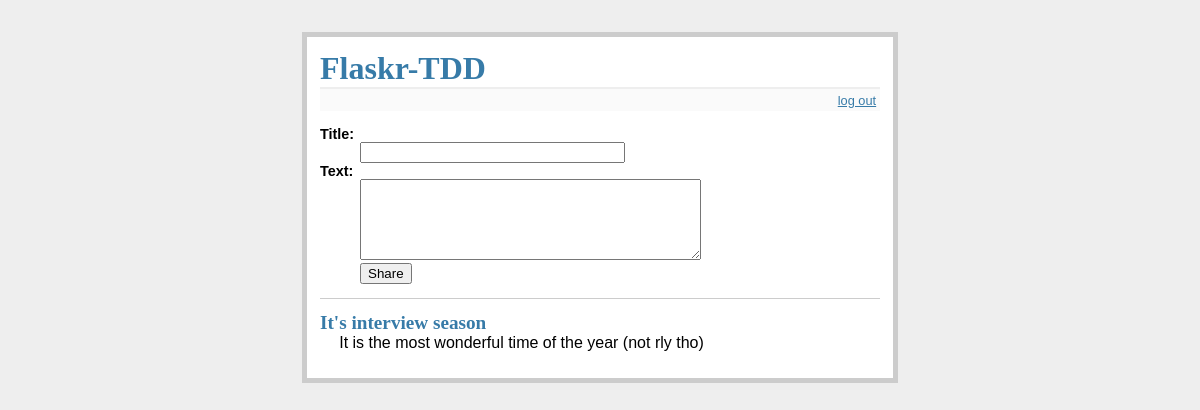
The page / (signed in) on the database its author committed.
### tables this page shows
CREATE TABLE entries (
  id integer primary key autoincrement,
  title text not null,
  text text not null
);

### project/app.py (the view)
@app.route('/')
def index():
    db = get_db()
    cur = db.execute('select * from entries order by id desc')
    entries = cur.fetchall()
    return render_template('index.html', entries=entries)

### project/app.py (called while the page is built)
def connect_db():
    rv = sqlite3.connect(app.config["DATABASE"])
    rv.row_factory = sqlite3.Row
    return rv

def get_db():
    if not hasattr(g, "sqlite_db"):
        g.sqlite_db = connect_db()
    return g.sqlite_db

### project/templates/index.html (shortened to what this page needs)
<!DOCTYPE html>
<html>
  <head>
    <link
      rel="stylesheet"
      type="text/css"
      href="{{ url_for('static', filename='style.css') }}"
    />
  </head>
  <body>
    <div class="page">
      <h1>Flaskr-TDD</h1>
      <div class="metanav">
        {% if not session.logged_in %}
        <a href="{{ url_for('login') }}">log in</a>
        {% else %}
        <a href="{{ url_for('logout') }}">log out</a>
        {% endif %}
      </div>
       {% block body %}{% endblock %} {% if session.logged_in %}
      <form
        action="{{ url_for('add_entry') }}"
        method="post"
        class="add-entry"
      >
        <dl>
          <dt>Title:</dt>
          <dd><input type="text" size="30" name="title" /></dd>
          <dt>Text:</dt>
          <dd><textarea name="text" rows="5" cols="40"></textarea></dd>
          <dd><input type="submit" value="Share" /></dd>
        </dl>
      </form>
      {% endif %}
      <ul class="entries">
        {% for entry in entries %}
        <li class="entry">
            <h2 id="{{ entry.id }}">{{ entry.title }}</h2>
            {{ entry.text|safe }}
          </li>
        {% else %}
        <li><em>No entries yet. Add some!</em></li>
        {% endfor %}
      </ul>
    </div>
  </body>
</html>

### project/static/style.css (style rules this page uses)
body { font-family: sans-serif; background: #eee; }
a, h1, h2 { color: #377ba8; }
h1, h2 { font-family: "Georgia", serif; margin: 0; }
h1 { border-bottom: 2px solid #eee; }
h2 { font-size: 1.2em; }
.page { margin: 2em auto; width: 35em; border: 5px solid #ccc; padding: 0.8em; background: white; }
.entries { list-style: none; margin: 0; padding: 0; }
.entries li { margin: 0.8em 1.2em; }
.entries li h2 { margin-left: -1em; }
.add-entry { font-size: 0.9em; border-bottom: 1px solid #ccc; }
.add-entry dl { font-weight: bold; }
.metanav { text-align: right; font-size: 0.8em; padding: 0.3em; margin-bottom: 1em; background: #fafafa; }

### rows shown on the page
entries: title "It's interview season", text "It is the most wonderful time of the year (not rly tho)"
